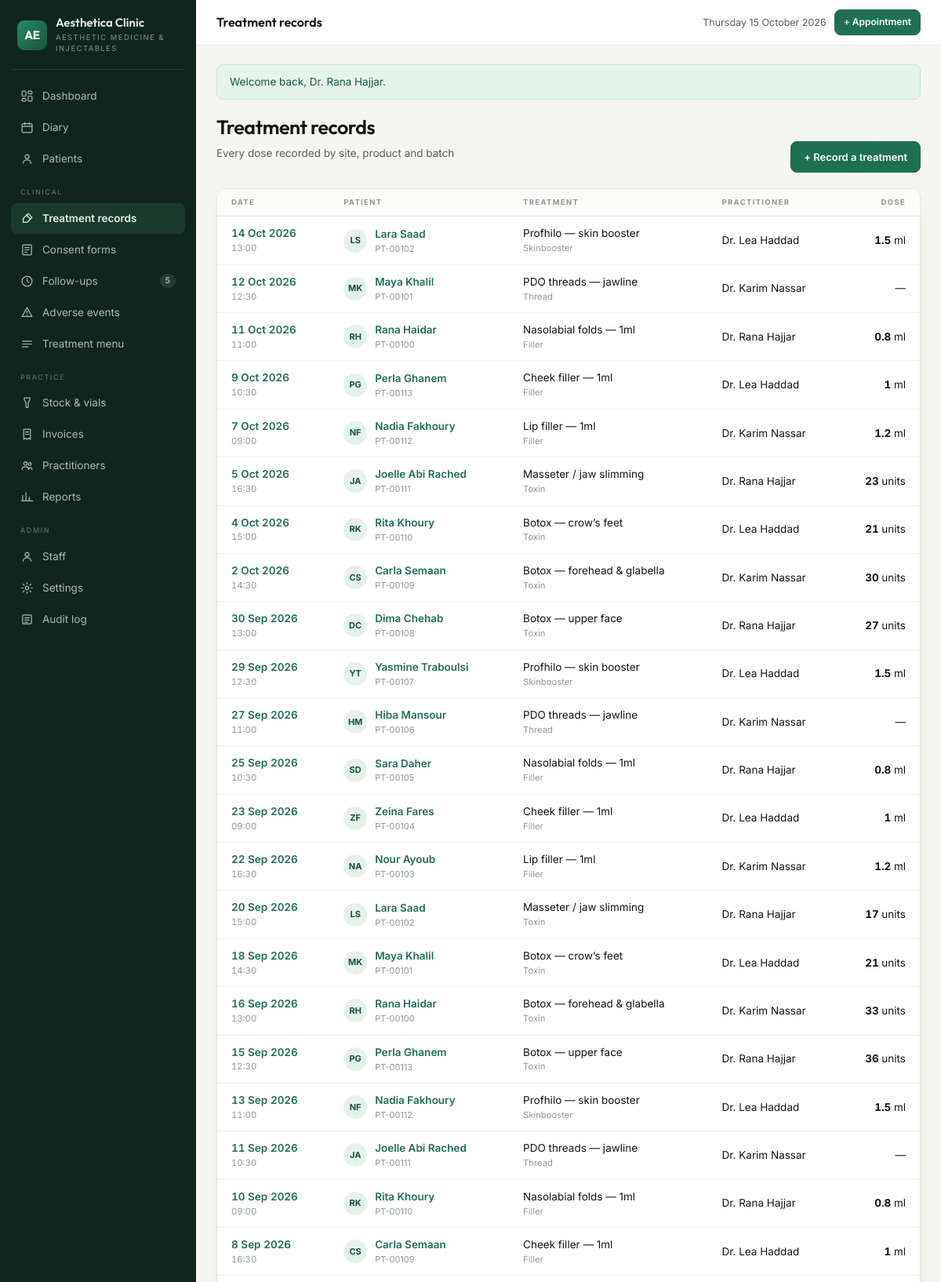
/records (signed in, upper part), run on the app's committed database.
### tables this page shows
CREATE TABLE `treatment_records` (
  `id` int(10) unsigned NOT NULL AUTO_INCREMENT,
  `appointment_id` int(10) unsigned DEFAULT NULL,
  `patient_id` int(10) unsigned NOT NULL,
  `practitioner_id` int(10) unsigned NOT NULL,
  `treatment_id` int(10) unsigned NOT NULL,
  `performed_at` datetime NOT NULL,
  `technique` varchar(160) DEFAULT NULL COMMENT 'needle / cannula, dilution',
  `notes` text DEFAULT NULL,
  `total_units` decimal(10,2) NOT NULL DEFAULT 0.00,
  `total_ml` decimal(10,2) NOT NULL DEFAULT 0.00,
  `created_at` datetime NOT NULL DEFAULT current_timestamp(),
  PRIMARY KEY (`id`),
  KEY `ix_rec_patient` (`patient_id`,`performed_at`),
  KEY `ix_rec_prac` (`practitioner_id`,`performed_at`),
  KEY `fk_rec_appt` (`appointment_id`),
  KEY `fk_rec_treatment` (`treatment_id`),
  CONSTRAINT `fk_rec_appt` FOREIGN KEY (`appointment_id`) REFERENCES `appointments` (`id`) ON DELETE SET NULL,
  CONSTRAINT `fk_rec_patient` FOREIGN KEY (`patient_id`) REFERENCES `patients` (`id`) ON DELETE CASCADE,
  CONSTRAINT `fk_rec_prac` FOREIGN KEY (`practitioner_id`) REFERENCES `practitioners` (`id`),
  CONSTRAINT `fk_rec_treatment` FOREIGN KEY (`treatment_id`) REFERENCES `treatments` (`id`)
);

CREATE TABLE `patients` (
  `id` int(10) unsigned NOT NULL AUTO_INCREMENT,
  `code` varchar(20) NOT NULL COMMENT 'human reference, e.g. PT-00142',
  `full_name` varchar(140) NOT NULL,
  `date_of_birth` date DEFAULT NULL,
  `gender` enum('female','male','other') DEFAULT NULL,
  `phone` varchar(40) NOT NULL,
  `email` varchar(160) DEFAULT NULL,
  `address` varchar(255) DEFAULT NULL,
  `source` enum('instagram','referral','walk_in','google','facebook','other') NOT NULL DEFAULT 'other',
  `notes` text DEFAULT NULL,
  `created_by` int(10) unsigned DEFAULT NULL,
  `created_at` datetime NOT NULL DEFAULT current_timestamp(),
  `updated_at` datetime NOT NULL DEFAULT current_timestamp() ON UPDATE current_timestamp(),
  PRIMARY KEY (`id`),
  UNIQUE KEY `uq_patients_code` (`code`),
  KEY `ix_patients_name` (`full_name`),
  KEY `ix_patients_phone` (`phone`),
  KEY `fk_patients_user` (`created_by`),
  CONSTRAINT `fk_patients_user` FOREIGN KEY (`created_by`) REFERENCES `users` (`id`) ON DELETE SET NULL
);

CREATE TABLE `treatments` (
  `id` int(10) unsigned NOT NULL AUTO_INCREMENT,
  `name` varchar(140) NOT NULL,
  `category` enum('toxin','filler','thread','skinbooster','consultation','other') NOT NULL,
  `duration_min` smallint(5) unsigned NOT NULL DEFAULT 30,
  `price` decimal(10,2) NOT NULL DEFAULT 0.00,
  `price_type` enum('fixed','per_unit','per_ml') NOT NULL DEFAULT 'fixed',
  `requires_consent` tinyint(1) NOT NULL DEFAULT 1,
  `followup_days` smallint(5) unsigned DEFAULT NULL COMMENT 'review due after N days',
  `recall_days` smallint(5) unsigned DEFAULT NULL COMMENT 'recall patient after N days',
  `aftercare_id` int(10) unsigned DEFAULT NULL,
  `description` text DEFAULT NULL,
  `is_active` tinyint(1) NOT NULL DEFAULT 1,
  PRIMARY KEY (`id`),
  KEY `ix_treatments_cat` (`category`),
  KEY `fk_treat_aftercare` (`aftercare_id`),
  CONSTRAINT `fk_treat_aftercare` FOREIGN KEY (`aftercare_id`) REFERENCES `aftercare_templates` (`id`) ON DELETE SET NULL
);

CREATE TABLE `users` (
  `id` int(10) unsigned NOT NULL AUTO_INCREMENT,
  `role_id` tinyint(3) unsigned NOT NULL,
  `full_name` varchar(120) NOT NULL,
  `email` varchar(160) NOT NULL,
  `password_hash` varchar(255) NOT NULL,
  `phone` varchar(40) DEFAULT NULL,
  `avatar_initials` varchar(4) DEFAULT NULL,
  `is_active` tinyint(1) NOT NULL DEFAULT 1,
  `last_login_at` datetime DEFAULT NULL,
  `created_at` datetime NOT NULL DEFAULT current_timestamp(),
  `updated_at` datetime NOT NULL DEFAULT current_timestamp() ON UPDATE current_timestamp(),
  PRIMARY KEY (`id`),
  UNIQUE KEY `uq_users_email` (`email`),
  KEY `ix_users_role` (`role_id`),
  CONSTRAINT `fk_users_role` FOREIGN KEY (`role_id`) REFERENCES `roles` (`id`)
);

### app/Core/View.php (called while the page is built, shortened)
<?php
final class View
{
    private static string $base = '';
    public static function setBase(string $base): void
    {
        self::$base = rtrim($base, '/');
    }
    public static function url(string $path = '/'): string
    {
        return self::$base . '/' . ltrim($path, '/');
    }
    public static function render(string $template, array $data = []): void
    {
        $content = self::capture($template, $data);
    }
    public static function capture(string $template, array $data = []): string
    {
        extract($data, EXTR_SKIP);
        require __DIR__ . "/../Views/$template.php";
        return (string) ob_get_clean();
    }
}

### app/Core/Controller.php (called while the page is built, shortened)
<?php
abstract class Controller
{
    protected function view(string $template, array $data = []): void
    {
        View::render($template, $data);
    }
}

### app/Controllers/RecordController.php (called while the page is built, shortened)
<?php
final class RecordController extends Controller
{
    public function index(): void
    {
        $records = DB::all(
            'SELECT r.*, p.full_name AS patient_name, p.code AS patient_code,
                    t.name AS treatment_name, t.category, u.full_name AS practitioner_name
               FROM treatment_records r
               JOIN patients p ON p.id = r.patient_id
               JOIN treatments t ON t.id = r.treatment_id
               JOIN practitioners pr ON pr.id = r.practitioner_id
               JOIN users u ON u.id = pr.user_id
              ORDER BY r.performed_at DESC LIMIT 100'
        );
        $this->view('records/index', ['title' => 'Treatment records', 'records' => $records]);
    }
}

### public/index.php (called while the page is built, shortened)
<?php
require __DIR__ . '/../app/Core/View.php';
require __DIR__ . '/../app/helpers.php';
$config = require __DIR__ . '/../config/config.php';
date_default_timezone_set($config['app']['timezone']);
$uri = $_SERVER['REQUEST_URI'] ?? '/';
$router = new Router();
try {
    $router->dispatch($_SERVER['REQUEST_METHOD'] ?? 'GET', $uri ?: '/');
} catch (Throwable $e) {
    http_response_code(500);
    if ($config['app']['debug']) {
        echo '<pre style="padding:20px;font:13px/1.6 monospace">'
            . htmlspecialchars($e->getMessage() . "\n\n" . $e->getTraceAsString()) . '</pre>';
    } else {
        View::render('errors/500', ['title' => 'Something went wrong']);
    }
}

### app/Core/Auth.php (called while the page is built, shortened)
<?php
final class Auth
{
    public static function can(string $permission): bool
    {
        return in_array($permission, $_SESSION['permissions'] ?? [], true);
    }
}

### app/helpers.php (called while the page is built, shortened)
<?php
if (!function_exists('e')) {
    function e(mixed $value): string
    {
        return htmlspecialchars((string) $value, ENT_QUOTES | ENT_SUBSTITUTE, 'UTF-8');
    }
}
if (!function_exists('url')) {
    function url(string $path = '/'): string
    {
        return View::url($path);
    }
}
if (!function_exists('qty')) {
    function qty(float|string|null $n): string
    {
        $f = (float) $n;
        return rtrim(rtrim(number_format($f, 2, '.', ''), '0'), '.') ?: '0';
    }
}
if (!function_exists('d')) {
    function d(?string $value, string $format = 'j M Y'): string
    {
        return $value ? date($format, strtotime($value)) : '—';
    }
}
if (!function_exists('t')) {
    function t(?string $value): string
    {
        return $value ? date('H:i', strtotime($value)) : '—';
    }
}
if (!function_exists('label')) {
    function label(string $value): string
    {
        return ucfirst(str_replace('_', ' ', $value));
    }
}
if (!function_exists('initials')) {
    function initials(string $name): string
    {
        $clean = trim(str_replace(['Dr.', 'Dr'], '', $name));
        $parts = preg_split('/\s+/', $clean) ?: [];
        return strtoupper(mb_substr($parts[0] ?? '?', 0, 1) . mb_substr($parts[1] ?? '', 0, 1));
    }
}

### app/Core/Database.php (called while the page is built, shortened)
<?php
final class Database
{
    private static ?PDO $pdo = null;
    public static function connect(array $cfg): void
    {
        $dsn = "mysql:host={$cfg['host']};dbname={$cfg['name']};charset={$cfg['charset']}";
        self::$pdo = new PDO($dsn, $cfg['user'], $cfg['pass'], [
            PDO::ATTR_ERRMODE            => PDO::ERRMODE_EXCEPTION,
            PDO::ATTR_DEFAULT_FETCH_MODE => PDO::FETCH_ASSOC,
            PDO::ATTR_EMULATE_PREPARES   => false,
        ]);
    }
    public static function pdo(): PDO
    {
        return self::$pdo;
    }
    public static function run(string $sql, array $params = []): PDOStatement
    {
        $stmt = self::pdo()->prepare($sql);
        $stmt->execute($params);
        return $stmt;
    }
    public static function all(string $sql, array $params = []): array
    {
        return self::run($sql, $params)->fetchAll();
    }
}

### app/Views/records/index.php (the view, shortened to what this page needs)
<div class="ph">
  <div><h1>Treatment records</h1>
    <p class="lead">Every dose recorded by site, product and batch</p></div>
  <?php if (Auth::can('records.manage')): ?>
    <div class="actions"><a class="btn" href="<?= url('/records/create') ?>">+ Record a treatment</a></div>
  <?php endif; ?>
</div>
<div class="card"><div class="tw">
  <table>
    <thead><tr><th>Date</th><th>Patient</th><th>Treatment</th><th>Practitioner</th><th class="num">Dose</th></tr></thead>
    <tbody>
    <?php foreach ($records as $r): ?>
      <tr>
        <td class="time"><a href="<?= url('/records/' . $r['id']) ?>"><?= d($r['performed_at']) ?></a>
          <small style="display:block;color:var(--faint);font-weight:400"><?= t($r['performed_at']) ?></small></td>
        <td><a class="who" href="<?= url('/patients/' . $r['patient_id']) ?>">
          <span class="av"><?= e(initials($r['patient_name'])) ?></span>
          <span><span class="nm"><?= e($r['patient_name']) ?></span><small><?= e($r['patient_code']) ?></small></span>
        </a></td>
        <td><?= e($r['treatment_name']) ?>
          <small style="display:block;color:var(--faint)"><?= e(label($r['category'])) ?></small></td>
        <td><?= e($r['practitioner_name']) ?></td>
        <td class="num">
          <?= (float) $r['total_units'] > 0 ? '<strong>' . qty($r['total_units']) . '</strong> units' : '' ?>
          <?= (float) $r['total_ml'] > 0 ? '<strong>' . qty($r['total_ml']) . '</strong> ml' : '' ?>
          <?= ((float) $r['total_units'] + (float) $r['total_ml']) == 0 ? '—' : '' ?>
        </td>
      </tr>
    <?php endforeach; ?>
    </tbody>
  </table>
</div></div>

### app/Core/Router.php (shortened to what this page needs)
<?php
final class Router
{
    private array $routes = ['GET' => [], 'POST' => []];
    private function add(string $method, string $pattern, string $handler, ?string $permission): void
    {
        $regex = '#^' . preg_replace('#\{[a-z_]+\}#', '([0-9]+)', rtrim($pattern, '/')) . '/?$#';
        [$controller, $action] = explode('@', $handler);
        $this->routes[$method][] = [$regex, $controller, $action, $permission];
    }
    public function dispatch(string $method, string $uri): void
    {
        $path = '/' . trim(parse_url($uri, PHP_URL_PATH) ?: '/', '/');
        foreach ($this->routes[$method] ?? [] as [$regex, $controller, $action, $permission]) {
            if (!preg_match($regex, $path, $m)) {
                continue;
            }
            array_shift($m);
            (new $class())->{$action}(...array_map('intval', $m));
            return;
        }
    }
}

### public/assets/css/app.css (style rules this page uses)
:root { --bg:#f5f6f2; --panel:#ffffff; --side:#10251d; --side-2:#1b3a2e; --sidefg:#e3eee8; --fg:#101713; --muted:#566158; --faint:#8e9890; --line:#e5e8e1; --line-soft:#eef0ea; --a1:#1f6f52; --a2:#14543c; --aink:#ffffff; --soft:#e6f1ea; --warn:#9a6a08; --warn-bg:#fdf3e0; --bad:#a4302a; --bad-bg:#fbecea; --ok:#17865a; --ok-bg:#e4f3ec; --info:#1d5f7a; --info-bg:#e6f1f6; --radius:8px; --radius-lg:12px; --shadow:0 1px 2px rgba(16,23,19,.05), 0 8px 24px -16px rgba(16,23,19,.25); --sans:'Inter',-apple-system,BlinkMacSystemFont,'Segoe UI',Roboto,sans-serif; --display:'Outfit','Inter',sans-serif; }
*,*::before,*::after { box-sizing:border-box }
body { margin:0;background:var(--bg);color:var(--fg);font-family:var(--sans); font-size:14px;line-height:1.55;-webkit-font-smoothing:antialiased }
a { color:var(--a1);text-decoration:none }
h1,h2,h3,h4 { font-family:var(--display);font-weight:600;letter-spacing:-.02em;margin:0 }
.ph { display:flex;flex-wrap:wrap;gap:14px;align-items:flex-end;justify-content:space-between; margin-bottom:20px }
.ph h1 { font-size:25px }
.ph .lead { color:var(--muted);font-size:13.5px;margin-top:4px }
.ph .actions { display:flex;gap:8px;flex-wrap:wrap }
.btn { display:inline-flex;align-items:center;gap:7px;background:var(--a1);color:var(--aink); border:1px solid var(--a1);border-radius:var(--radius);padding:9px 16px;font-size:13px; font-weight:600;cursor:pointer;font-family:var(--sans);text-decoration:none;white-space:nowrap }
.card { background:var(--panel);border:1px solid var(--line);border-radius:var(--radius-lg); box-shadow:var(--shadow);overflow:hidden }
.tw { overflow-x:auto }
table { width:100%;border-collapse:collapse }
th { text-align:left;font-size:9.5px;letter-spacing:.14em;text-transform:uppercase;color:var(--faint); font-weight:700;padding:10px 18px;border-bottom:1px solid var(--line);white-space:nowrap; background:#fbfcfa }
td { padding:11px 18px;border-bottom:1px solid var(--line-soft);vertical-align:middle;font-size:13.5px }
td.num,th.num { text-align:right;font-variant-numeric:tabular-nums }
td.time { font-variant-numeric:tabular-nums;font-weight:600;white-space:nowrap }
.who { display:flex;align-items:center;gap:10px;min-width:0 }
.who .av { width:30px;height:30px;flex:0 0 30px;border-radius:50%;background:var(--soft); color:var(--a2);display:grid;place-items:center;font-size:11px;font-weight:700 }
.who .nm { font-weight:600;white-space:nowrap;overflow:hidden;text-overflow:ellipsis }
.who small { display:block;color:var(--faint);font-size:11px;font-weight:400 }

### data on the page
treatment_records: performed_at "14 Oct 2026", performed_at "13:00", patient.full_name "LS", patient.full_name "Lara Saad", patient.code "PT-00102", treatment.name "Profhilo — skin booster", treatment.category "Skinbooster", users.full_name "Dr. Lea Haddad", total_ml "1.5"
treatment_records: performed_at "12 Oct 2026", performed_at "12:30", patient.full_name "MK", patient.full_name "Maya Khalil", patient.code "PT-00101", treatment.name "PDO threads — jawline", treatment.category "Thread", users.full_name "Dr. Karim Nassar"
treatment_records: performed_at "11 Oct 2026", performed_at "11:00", patient.full_name "RH", patient.full_name "Rana Haidar", patient.code "PT-00100", treatment.name "Nasolabial folds — 1ml", treatment.category "Filler", users.full_name "Dr. Rana Hajjar", total_ml "0.8"
treatment_records: performed_at "9 Oct 2026", performed_at "10:30", patient.full_name "PG", patient.full_name "Perla Ghanem", patient.code "PT-00113", treatment.name "Cheek filler — 1ml", treatment.category "Filler", users.full_name "Dr. Lea Haddad", total_ml "1"
treatment_records: performed_at "7 Oct 2026", performed_at "09:00", patient.full_name "NF", patient.full_name "Nadia Fakhoury", patient.code "PT-00112", treatment.name "Lip filler — 1ml", treatment.category "Filler", users.full_name "Dr. Karim Nassar", total_ml "1.2"
treatment_records: performed_at "5 Oct 2026", performed_at "16:30", patient.full_name "JA", patient.full_name "Joelle Abi Rached", patient.code "PT-00111", treatment.name "Masseter / jaw slimming", treatment.category "Toxin", users.full_name "Dr. Rana Hajjar", total_units "23"
treatment_records: performed_at "4 Oct 2026", performed_at "15:00", patient.full_name "RK", patient.full_name "Rita Khoury", patient.code "PT-00110", treatment.name "Botox — crow’s feet", treatment.category "Toxin", users.full_name "Dr. Lea Haddad", total_units "21"
treatment_records: performed_at "2 Oct 2026", performed_at "14:30", patient.full_name "CS", patient.full_name "Carla Semaan", patient.code "PT-00109", treatment.name "Botox — forehead & glabella", treatment.category "Toxin", users.full_name "Dr. Karim Nassar", total_units "30"
treatment_records: performed_at "30 Sep 2026", performed_at "13:00", patient.full_name "DC", patient.full_name "Dima Chehab", patient.code "PT-00108", treatment.name "Botox — upper face", treatment.category "Toxin", users.full_name "Dr. Rana Hajjar", total_units "27"
treatment_records: performed_at "29 Sep 2026", performed_at "12:30", patient.full_name "YT", patient.full_name "Yasmine Traboulsi", patient.code "PT-00107", treatment.name "Profhilo — skin booster", treatment.category "Skinbooster", users.full_name "Dr. Lea Haddad", total_ml "1.5"
treatment_records: performed_at "27 Sep 2026", performed_at "11:00", patient.full_name "HM", patient.full_name "Hiba Mansour", patient.code "PT-00106", treatment.name "PDO threads — jawline", treatment.category "Thread", users.full_name "Dr. Karim Nassar"
treatment_records: performed_at "25 Sep 2026", performed_at "10:30", patient.full_name "SD", patient.full_name "Sara Daher", patient.code "PT-00105", treatment.name "Nasolabial folds — 1ml", treatment.category "Filler", users.full_name "Dr. Rana Hajjar", total_ml "0.8"
treatment_records: performed_at "23 Sep 2026", performed_at "09:00", patient.full_name "ZF", patient.full_name "Zeina Fares", patient.code "PT-00104", treatment.name "Cheek filler — 1ml", treatment.category "Filler", users.full_name "Dr. Lea Haddad", total_ml "1"
treatment_records: performed_at "22 Sep 2026", performed_at "16:30", patient.full_name "NA", patient.full_name "Nour Ayoub", patient.code "PT-00103", treatment.name "Lip filler — 1ml", treatment.category "Filler", users.full_name "Dr. Karim Nassar", total_ml "1.2"
treatment_records: performed_at "20 Sep 2026", performed_at "15:00", patient.full_name "LS", patient.full_name "Lara Saad", patient.code "PT-00102", treatment.name "Masseter / jaw slimming", treatment.category "Toxin", users.full_name "Dr. Rana Hajjar", total_units "17"
treatment_records: performed_at "18 Sep 2026", performed_at "14:30", patient.full_name "MK", patient.full_name "Maya Khalil", patient.code "PT-00101", treatment.name "Botox — crow’s feet", treatment.category "Toxin", users.full_name "Dr. Lea Haddad", total_units "21"
treatment_records: performed_at "16 Sep 2026", performed_at "13:00", patient.full_name "RH", patient.full_name "Rana Haidar", patient.code "PT-00100", treatment.name "Botox — forehead & glabella", treatment.category "Toxin", users.full_name "Dr. Karim Nassar", total_units "33"
treatment_records: performed_at "15 Sep 2026", performed_at "12:30", patient.full_name "PG", patient.full_name "Perla Ghanem", patient.code "PT-00113", treatment.name "Botox — upper face", treatment.category "Toxin", users.full_name "Dr. Rana Hajjar", total_units "36"
treatment_records: performed_at "13 Sep 2026", performed_at "11:00", patient.full_name "NF", patient.full_name "Nadia Fakhoury", patient.code "PT-00112", treatment.name "Profhilo — skin booster", treatment.category "Skinbooster", users.full_name "Dr. Lea Haddad", total_ml "1.5"
treatment_records: performed_at "11 Sep 2026", performed_at "10:30", patient.full_name "JA", patient.full_name "Joelle Abi Rached", patient.code "PT-00111", treatment.name "PDO threads — jawline", treatment.category "Thread", users.full_name "Dr. Karim Nassar"
treatment_records: performed_at "10 Sep 2026", performed_at "09:00", patient.full_name "RK", patient.full_name "Rita Khoury", patient.code "PT-00110", treatment.name "Nasolabial folds — 1ml", treatment.category "Filler", users.full_name "Dr. Rana Hajjar", total_ml "0.8"
treatment_records: performed_at "8 Sep 2026", performed_at "16:30", patient.full_name "CS", patient.full_name "Carla Semaan", patient.code "PT-00109", treatment.name "Cheek filler — 1ml", treatment.category "Filler", users.full_name "Dr. Lea Haddad", total_ml "1"

### other printed values
setting('clinic_name', 'Aesthetica') "Aesthetica Clinic"
setting('clinic_tagline', 'Clinic Suite') "AESTHETIC MEDICINE & INJECTABLES"
$due "5"
$f['message'] "Welcome back, Dr. Rana Hajjar."
